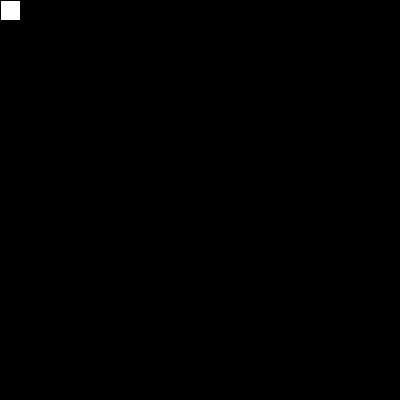
Frame 1 (no input)
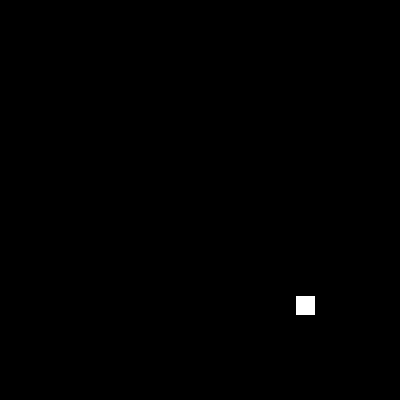
Frame 60 (the mouse pressed at the canvas centre just before this capture)
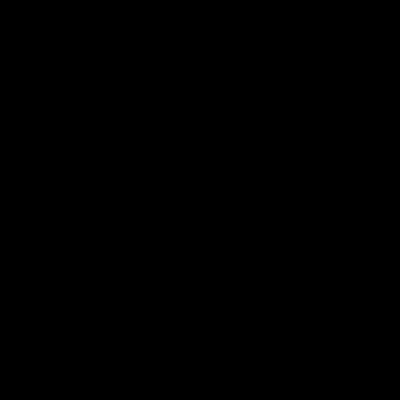
Frame 120 (the mouse held since frame 60 and released just before this capture)

The Processing sketch that drew these frames (run headless with seeded random() and noise(); from frame 60 on, the mouse is pressed at the canvas centre):

// Processing sketch: ReviewGraphics
// ── ReviewGraphics.pde
int x = 0;
int y = 0;
int dx = 5;
int dy = 5;
void setup(){
   size(400, 400);
   int diam = 200;
   circle(width / 2, height / 2, diam);
   line(width / 2, height / 2 - diam/2, width/2, height/2 + diam/2);
   line(width / 2 - diam/2, height / 2, width/2 + diam/2, height/2);
}

//position (x, y)
//change in position (dx, dy)

void draw(){
  background(0);
  rect(x, y, 20, 20);
  x = x + dx;
  y = y + dy;
}
